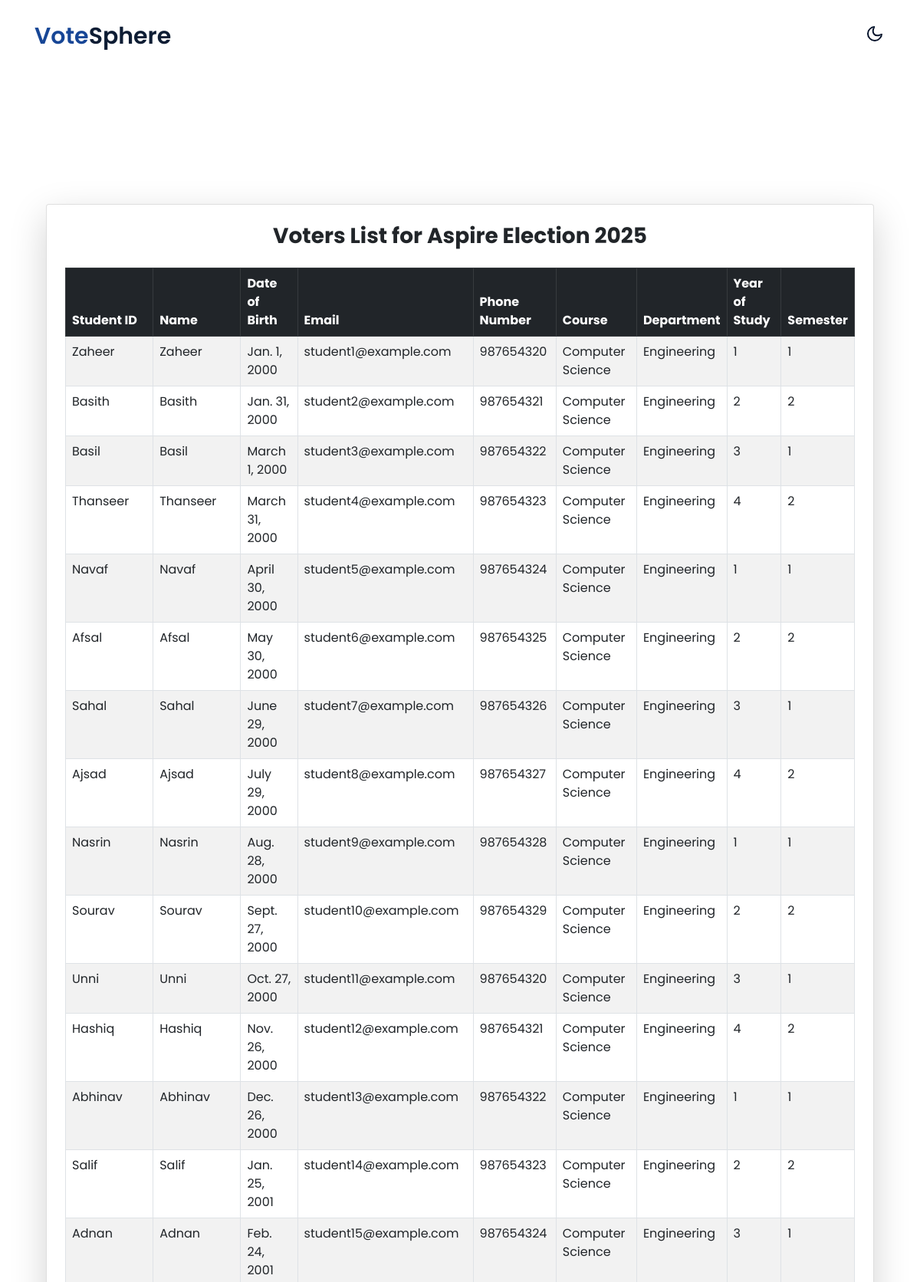
The app's page /campaigns/1/voters/ (upper part) with its own data.
### vote/models.py (models this page shows, shortened)
class ElectionCampaign(models.Model):
    manager = models.ForeignKey(ElectionManager, on_delete=models.CASCADE)  # ✅ Link to manager
    name = models.CharField(max_length=200)
    description = models.TextField()
    start_time = models.DateTimeField()
    end_time = models.DateTimeField()
    image = models.ImageField(upload_to="campaigns/", null=True, blank=True)

class Voter(models.Model):
    campaign = models.ForeignKey(ElectionCampaign, on_delete=models.CASCADE)
    student_id = models.CharField(max_length=50, unique=True)
    name = models.CharField(max_length=255)
    date_of_birth = models.DateField()
    email = models.EmailField(unique=True)
    phone_number = models.CharField(max_length=15)
    course_name = models.CharField(max_length=255)
    department = models.CharField(max_length=255)
    year_of_study = models.IntegerField()
    semester = models.CharField(max_length=20)
    is_approved = models.BooleanField(default=False)  # ✅ Approval status

### vote/views.py (the view)
# urls.py: path("campaigns/<int:campaign_id>/voters/", views.voters_list, name="voters_list"),
def voters_list(request, campaign_id):
    campaign = get_object_or_404(ElectionCampaign, id=campaign_id)
    voters = Voter.objects.filter(campaign=campaign)
    return render(request, "voter_list.html", {"campaign": campaign, "voters": voters})

### vote/templates/voter_list.html (shortened to what this page needs)
{% load static %}
<!doctype html>
<html lang="en">
<head>
    <link rel="stylesheet" href="https://cdnjs.cloudflare.com/ajax/libs/font-awesome/6.3.0/css/all.min.css">
    <link rel="stylesheet" href="{% static 'css/style-starter.css' %}">
</head>
<body>
    <header id="site-header" class="fixed-top">
        <div class="container">
            <nav class="navbar navbar-expand-lg navbar-light stroke py-lg-0">
                <h1><a class="navbar-brand pe-xl-5 pe-lg-4" href="#">
                        <span class="sublog">vote</span>Sphere
                    </a></h1>
                <div class="mobile-position">
                    <nav class="navigation">
                        <div class="theme-switch-wrapper">
                            <label class="theme-switch" for="checkbox">
                                <div class="mode-container">
                                    <i class="gg-moon"></i>
                                </div>
                            </label>
                        </div>
                    </nav>
                </div>
            </nav>
        </div>
    </header>
    <section class="w3l-main-content" id="about">
        <div class="container">
            <section class="w3l-main-content mt-5 pt-5">
                <div class="container">
                    <div class="card shadow-lg p-4">
                        <h3 class="mb-4 text-center text-dark">Voters List for {{ campaign.name }}</h3>
                        {% if voters %}
                            <div class="table-responsive">
                                <table class="table table-bordered table-striped">
                                    <thead class="table-dark">
                                        <tr>
                                            <th>Student ID</th>
                                            <th>Name</th>
                                            <th>Date of Birth</th>
                                            <th>Email</th>
                                            <th>Phone Number</th>
                                            <th>Course</th>
                                            <th>Department</th>
                                            <th>Year of Study</th>
                                            <th>Semester</th>
                                        </tr>
                                    </thead>
                                    <tbody>
                                        {% for voter in voters %}
                                            <tr>
                                                <td>{{ voter.student_id }}</td>
                                                <td>{{ voter.name }}</td>
                                                <td>{{ voter.date_of_birth }}</td>
                                                <td>{{ voter.email }}</td>
                                                <td>{{ voter.phone_number }}</td>
                                                <td>{{ voter.course_name }}</td>
                                                <td>{{ voter.department }}</td>
                                                <td>{{ voter.year_of_study }}</td>
                                                <td>{{ voter.semester }}</td>
                                            </tr>
                                        {% endfor %}
                                    </tbody>
                                </table>
                            </div>
                        {% else %}
                            <p class="text-muted text-center">No voters registered for this campaign.</p>
                        {% endif %}
                    </div>
                </div>
            </section>
        </div>
    </section>
</body>
</html>

### records on screen
ElectionCampaign: name "Aspire Election 2025"
Voter: student_id "Zaheer", name "Zaheer", date_of_birth "Jan. 1, 2000", email "student1@example.com", phone_number "987654320", course_name "Computer Science", department "Engineering", year_of_study "1", semester "1"
Voter: student_id "Basith", name "Basith", date_of_birth "Jan. 31, 2000", email "student2@example.com", phone_number "987654321", course_name "Computer Science", department "Engineering", year_of_study "2", semester "2"
Voter: student_id "Basil", name "Basil", date_of_birth "March 1, 2000", email "student3@example.com", phone_number "987654322", course_name "Computer Science", department "Engineering", year_of_study "3", semester "1"
Voter: student_id "Thanseer", name "Thanseer", date_of_birth "March 31, 2000", email "student4@example.com", phone_number "987654323", course_name "Computer Science", department "Engineering", year_of_study "4", semester "2"
Voter: student_id "Navaf", name "Navaf", date_of_birth "April 30, 2000", email "student5@example.com", phone_number "987654324", course_name "Computer Science", department "Engineering", year_of_study "1", semester "1"
Voter: student_id "Afsal", name "Afsal", date_of_birth "May 30, 2000", email "student6@example.com", phone_number "987654325", course_name "Computer Science", department "Engineering", year_of_study "2", semester "2"
Voter: student_id "Sahal", name "Sahal", date_of_birth "June 29, 2000", email "student7@example.com", phone_number "987654326", course_name "Computer Science", department "Engineering", year_of_study "3", semester "1"
Voter: student_id "Ajsad", name "Ajsad", date_of_birth "July 29, 2000", email "student8@example.com", phone_number "987654327", course_name "Computer Science", department "Engineering", year_of_study "4", semester "2"
Voter: student_id "Nasrin", name "Nasrin", date_of_birth "Aug. 28, 2000", email "student9@example.com", phone_number "987654328", course_name "Computer Science", department "Engineering", year_of_study "1", semester "1"
Voter: student_id "Sourav", name "Sourav", date_of_birth "Sept. 27, 2000", email "student10@example.com", phone_number "987654329", course_name "Computer Science", department "Engineering", year_of_study "2", semester "2"
Voter: student_id "Unni", name "Unni", date_of_birth "Oct. 27, 2000", email "student11@example.com", phone_number "987654320", course_name "Computer Science", department "Engineering", year_of_study "3", semester "1"
Voter: student_id "Hashiq", name "Hashiq", date_of_birth "Nov. 26, 2000", email "student12@example.com", phone_number "987654321", course_name "Computer Science", department "Engineering", year_of_study "4", semester "2"
Voter: student_id "Abhinav", name "Abhinav", date_of_birth "Dec. 26, 2000", email "student13@example.com", phone_number "987654322", course_name "Computer Science", department "Engineering", year_of_study "1", semester "1"
Voter: student_id "Salif", name "Salif", date_of_birth "Jan. 25, 2001", email "student14@example.com", phone_number "987654323", course_name "Computer Science", department "Engineering", year_of_study "2", semester "2"
Voter: student_id "Adnan", name "Adnan", date_of_birth "Feb. 24, 2001", email "student15@example.com", phone_number "987654324", course_name "Computer Science", department "Engineering", year_of_study "3", semester "1"
